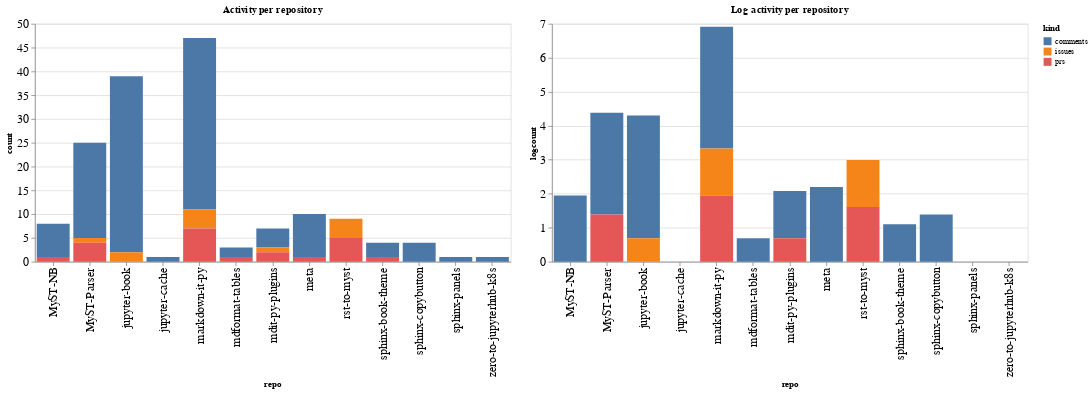

The cell this chart's notebook holds for it:
### Code cell
ch1 = alt.Chart(repo_summaries, width=600, title="Activity per repository").mark_bar().encode(
    x='repo',
    y='count',
    color='kind',
    tooltip="kind"
)

ch2 = alt.Chart(repo_summaries, width=600, title="Log activity per repository").mark_bar().encode(
    x='repo',
    y='logcount',
    color='kind',
    tooltip="kind"
)

ch1 | ch2

### Figure 1 — Vega-Lite specification as saved in the notebook (floating-point values rounded to 4 significant figures)
{"config": {"axisLeft": {"labelFontSize": 15}, "axisBottom": {"labelFontSize": 15}}, "hconcat": [{"mark": "bar", "encoding": {"color": {"type": "nominal", "field": "kind"}, "tooltip": {"type": "nominal", "field": "kind"}, "x": {"type": "nominal", "field": "repo"}, "y": {"type": "quantitative", "field": "count"}}, "title": "Activity per repository", "width": 600}, {"mark": "bar", "encoding": {"color": {"type": "nominal", "field": "kind"}, "tooltip": {"type": "nominal", "field": "kind"}, "x": {"type": "nominal", "field": "repo"}, "y": {"type": "quantitative", "field": "logcount"}}, "title": "Log activity per repository", "width": 600}], "data": {"name": "data-f8e6a9972c479e45c9dbb3720029a7d3"}, "$schema": "https://vega.github.io/schema/vega-lite/v4.8.1.json", "datasets": {"data-f8e6a9972c479e45c9dbb3720029a7d3": [{"repo": "MyST-NB", "kind": "comments", "count": 7, "logcount": 1.946}, {"repo": "MyST-NB", "kind": "prs", "count": 1, "logcount": 0.0}, {"repo": "MyST-Parser", "kind": "comments", "count": 20, "logcount": 2.996}, {"repo": "MyST-Parser", "kind": "issues", "count": 1, "logcount": 0.0}, {"repo": "MyST-Parser", "kind": "prs", "count": 4, "logcount": 1.386}, {"repo": "jupyter-book", "kind": "comments", "count": 37, "logcount": 3.611}, {"repo": "jupyter-book", "kind": "issues", "count": 2, "logcount": 0.6931}, {"repo": "jupyter-cache", "kind": "comments", "count": 1, "logcount": 0.0}, {"repo": "markdown-it-py", "kind": "comments", "count": 36, "logcount": 3.584}, {"repo": "markdown-it-py", "kind": "issues", "count": 4, "logcount": 1.386}, {"repo": "markdown-it-py", "kind": "prs", "count": 7, "logcount": 1.946}, {"repo": "mdformat-tables", "kind": "comments", "count": 2, "logcount": 0.6931}, {"repo": "mdformat-tables", "kind": "prs", "count": 1, "logcount": 0.0}, {"repo": "mdit-py-plugins", "kind": "comments", "count": 4, "logcount": 1.386}, {"repo": "mdit-py-plugins", "kind": "issues", "count": 1, "logcount": 0.0}, {"repo": "mdit-py-plugins", "kind": "prs", "count": 2, "logcount": 0.6931}, {"repo": "meta", "kind": "comments", "count": 9, "logcount": 2.197}, {"repo": "meta", "kind": "prs", "count": 1, "logcount": 0.0}, {"repo": "rst-to-myst", "kind": "issues", "count": 4, "logcount": 1.386}, {"repo": "rst-to-myst", "kind": "prs", "count": 5, "logcount": 1.609}, {"repo": "sphinx-book-theme", "kind": "comments", "count": 3, "logcount": 1.099}, {"repo": "sphinx-book-theme", "kind": "prs", "count": 1, "logcount": 0.0}, {"repo": "sphinx-copybutton", "kind": "comments", "count": 4, "logcount": 1.386}, {"repo": "sphinx-panels", "kind": "comments", "count": 1, "logcount": 0.0}, {"repo": "zero-to-jupyterhub-k8s", "kind": "comments", "count": 1, "logcount": 0.0}]}}
